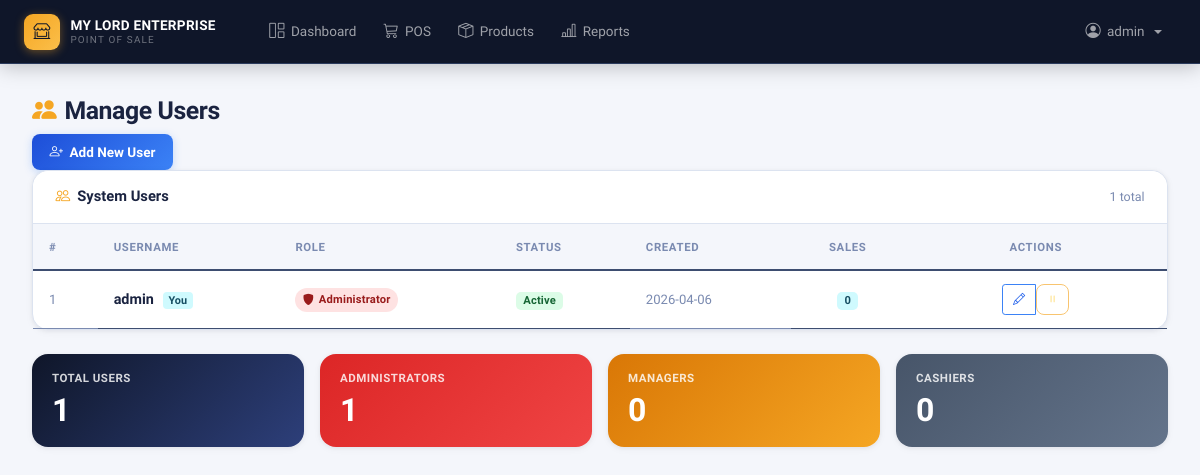
The app's page /auth/users (signed in) with its own data.
### app/models.py (models this page shows, shortened)
class User(UserMixin, db.Model):
    id = db.Column(db.Integer, primary_key=True)
    username = db.Column(db.String(80), unique=True, nullable=False)
    password_hash = db.Column(db.String(500))
    role = db.Column(db.String(20), nullable=False, default='cashier')  # admin, manager, cashier
    created_at = db.Column(db.DateTime, default=datetime.utcnow)
    is_active = db.Column(db.Boolean, default=True, nullable=False)
    is_temporary_password = db.Column(db.Boolean, default=False, nullable=False)
    password_reset_token = db.Column(db.String(100), nullable=True)
    password_reset_expires = db.Column(db.DateTime, nullable=True)
    must_change_password = db.Column(db.Boolean, default=False, nullable=False)
    last_password_change = db.Column(db.DateTime, nullable=True)
    sales = db.relationship('Sale', backref='clerk', lazy=True)
    expenses = db.relationship('Expense', backref='user', lazy=True)
    def needs_password_change(self):
        return self.must_change_password or self.is_temporary_password
    def is_admin(self):
        return self.role == 'admin'
    def is_manager(self):
        return self.role in ['admin', 'manager']

### app/auth.py (the view)
@bp.route('/users')
@login_required
@admin_required
def manage_users():
    page = request.args.get('page', 1, type=int)
    per_page = 10
    users = User.query.paginate(
        page=page,
        per_page=per_page,
        error_out=False
    )
    return render_template('auth/manage_users.html', users=users)

### app/templates/auth/manage_users.html (shortened to what this page needs)
{% extends "base.html" %}
{% block content %}
<div class="page-header-bar">
    <h2 class="page-title">
        <i class="bi bi-people-fill"></i> Manage Users
    </h2>
    <a href="{{ url_for('auth.register') }}" class="btn btn-primary">
        <i class="bi bi-person-plus"></i> Add New User
    </a>
</div>
<div class="card">
    <div class="card-header d-flex justify-content-between align-items-center">
        <h5><i class="bi bi-people"></i> System Users</h5>
        <span style="font-size:0.78rem;color:var(--text-muted)">{{ users.total }} total</span>
    </div>
    <div class="card-body p-0">
        {% if users.items %}
        <div class="table-responsive">
            <table class="table table-hover mb-0">
                <thead>
                    <tr>
                        <th>#</th>
                        <th>Username</th>
                        <th>Role</th>
                        <th>Status</th>
                        <th>Created</th>
                        <th class="text-center">Sales</th>
                        <th class="text-center" style="min-width:160px">Actions</th>
                    </tr>
                </thead>
                <tbody>
                    {% for user in users.items %}
                    <tr>
                        <td style="font-size:0.82rem;color:var(--text-muted)">{{ loop.index + (users.page - 1) * users.per_page }}</td>
                        <td>
                            <div style="font-weight:700;color:var(--text-primary);font-size:0.9rem">
                                {{ user.username }}
                                {% if user.id == current_user.id %}
                                <span class="you-tag">You</span>
                                {% endif %}
                            </div>
                        </td>
                        <td>
                            {% if user.role == 'admin' %}
                                <span class="role-chip rc-admin"><i class="bi bi-shield-fill"></i> Administrator</span>
                            {% elif user.role == 'manager' %}
                                <span class="role-chip rc-manager"><i class="bi bi-star-fill"></i> Manager</span>
                            {% else %}
                                <span class="role-chip rc-cashier"><i class="bi bi-person"></i> Cashier</span>
                            {% endif %}
                        </td>
                        <td>
                            {% if user.is_active is defined %}
                                <span class="badge {{ 'bg-success' if user.is_active else 'bg-secondary' }}">
                                    {{ 'Active' if user.is_active else 'Inactive' }}
                                </span>
                            {% else %}
                                <span class="badge bg-success">Active</span>
                            {% endif %}
                        </td>
                        <td style="font-size:0.82rem;color:var(--text-muted)">
                            {% if user.created_at %}{{ user.created_at.strftime('%Y-%m-%d') }}{% else %}—{% endif %}
                        </td>
                        <td class="text-center">
                            <span class="badge bg-info">{{ user.sales|length if user.sales else 0 }}</span>
                        </td>
                        <td class="text-center action-cell">
                            <div class="btn-group btn-group-sm">
                                <a href="{{ url_for('auth.edit_user', user_id=user.id) }}"
                                   class="btn btn-outline-primary" title="Edit User">
                                    <i class="bi bi-pencil"></i>
                                </a>
                                {% if user.is_active is defined %}
                                <form method="POST" action="{{ url_for('auth.toggle_user_status', user_id=user.id) }}" class="d-inline" id="toggleForm{{ user.id }}">
                                    <button type="button"
                                            class="btn btn-outline-warning"
                                            title="{{ 'Deactivate' if user.is_active else 'Activate' }} User"
                                            onclick="confirmToggle({{ user.id }}, '{{ 'Deactivate' if user.is_active else 'Activate' }}')"
                                            {% if user.id == current_user.id %}disabled{% endif %}>
                                        <i class="bi bi-{{ 'pause' if user.is_active else 'play' }}"></i>
                                    </button>
                                </form>
                                {% endif %}
                            </div>
                        </td>
                    </tr>
                    {% endfor %}
                </tbody>
            </table>
        </div>
        {% endif %}
    </div>
</div>
<div class="summary-strip">
    <div class="sum-card sc-navy">
        <h6>Total Users</h6>
        <h3>{{ users.total }}</h3>
    </div>
    <div class="sum-card sc-red">
        <h6>Administrators</h6>
        <h3>{{ users.items | selectattr('role', 'equalto', 'admin') | list | length }}</h3>
    </div>
    <div class="sum-card sc-amber">
        <h6>Managers</h6>
        <h3>{{ users.items | selectattr('role', 'equalto', 'manager') | list | length }}</h3>
    </div>
    <div class="sum-card sc-slate">
        <h6>Cashiers</h6>
        <h3>{{ users.items | selectattr('role', 'equalto', 'cashier') | list | length }}</h3>
    </div>
</div>
{% endblock %}

### app/templates/base.html (shortened to what this page needs)
<!DOCTYPE html>
<html lang="en">
<head>
    <link href="{{ url_for('static', filename='css/bootstrap.min.css') }}" rel="stylesheet">
    <link rel="stylesheet" href="{{ url_for('static', filename='css/bootstrap-icons.css') }}">
    <link rel="stylesheet" href="{{ url_for('static', filename='css/animations.css') }}">
</head>
<body>
    <nav class="navbar navbar-expand-lg navbar-dark">
        <div class="container">
            <a class="navbar-brand" href="{{ url_for('main.index') }}">
                <div class="brand-icon"><i class="bi bi-shop-window"></i></div>
                <div class="brand-text">
                    <span class="brand-main">MY LORD ENTERPRISE</span>
                    <span class="brand-sub">Point of Sale</span>
                </div>
            </a>
            {% if current_user.is_authenticated %}
            <div class="collapse navbar-collapse" id="navbarNav">
                <ul class="navbar-nav ms-4 me-auto">
                    <li class="nav-item">
                        <a class="nav-link" href="{{ url_for('main.index') }}">
                            <i class="bi bi-grid-1x2"></i> Dashboard
                        </a>
                    </li>
                    <li class="nav-item">
                        <a class="nav-link" href="{{ url_for('pos.pos_page') }}">
                            <i class="bi bi-cart3"></i> POS
                        </a>
                    </li>
                    {% if current_user.is_manager() %}
                    <li class="nav-item">
                        <a class="nav-link" href="{{ url_for('products.list_products') }}">
                            <i class="bi bi-box-seam"></i> Products
                        </a>
                    </li>
                    <li class="nav-item">
                        <a class="nav-link" href="{{ url_for('reports.sales_reports') }}">
                            <i class="bi bi-bar-chart-line"></i> Reports
                        </a>
                    </li>
                    {% endif %}
                </ul>
                <ul class="navbar-nav">
                    <li class="nav-item dropdown">
                        <a class="nav-link dropdown-toggle" href="#" role="button" data-bs-toggle="dropdown">
                            <i class="bi bi-person-circle"></i>
                            {{ current_user.username }}
                        </a>
                    </li>
                </ul>
            </div>
            {% endif %}
        </div>
    </nav>
    <div class="container-fluid">
        {% block content %}{% endblock %}
    </div>
</body>
</html>

### app/static/css/animations.css (style rules this page uses)
.card { animation: fadeInUp 0.6s ease-out backwards; }
.table tbody tr { animation: fadeIn 0.5s ease-out backwards; }
.table tbody tr:nth-child(1) { animation-delay: 0.1s; }
.btn-group .btn { animation: fadeIn 0.5s ease-out backwards; }
.btn-group .btn:nth-child(1) { animation-delay: 0.1s; }
.navbar-brand { animation: slideInLeft 0.6s ease-out; }
.navbar-nav .nav-item { animation: slideDown 0.5s ease-out backwards; }
.navbar-nav .nav-item:nth-child(1) { animation-delay: 0.1s; }
.navbar-nav .nav-item:nth-child(2) { animation-delay: 0.15s; }
.navbar-nav .nav-item:nth-child(3) { animation-delay: 0.2s; }
.navbar-nav .nav-item:nth-child(4) { animation-delay: 0.25s; }
.card { transition: transform 0.3s ease, box-shadow 0.3s ease; }
.btn { transition: all 0.3s ease; }
.table tbody tr { transition: background-color 0.2s ease, transform 0.2s ease; }
a { transition: color 0.2s ease; }
.badge { transition: transform 0.2s ease; }
h1, h2, h3.text-primary { animation: slideInLeft 0.6s ease-out; }

### records on screen
User: username "admin", shows "You", role "admin" (drawn), is_active "Active", created_at "2026-04-06", sales|length "0"

### other values on screen
{{ users.total }} "1"
{{ users.items | selectattr('role', 'equalto', 'admin') | list | length }} "1"
{{ users.items | selectattr('role', 'equalto', 'manager') | list | length }} "0"
{{ users.items | selectattr('role', 'equalto', 'cashier') | list | length }} "0"
